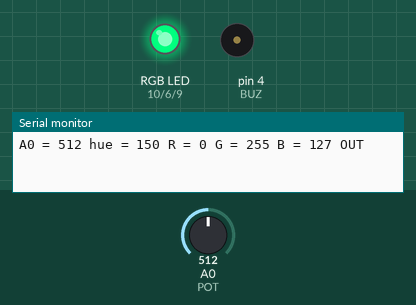
Recording of a sketch running on a simulated Arduino Uno, built with avr-gcc and run on an emulated ATmega328P. Shown: an RGB LED mixed from three pins (HIGH = lit), buzzer (waves = sounding, pin HIGH), the last lines printed to the serial monitor. Inputs (shaded band) come from the test bench; at power-on: A0 (POT) = 512.

Above: at 1.2 s.
1.3 s: A0 (POT) set to 716
At 1.7 s:
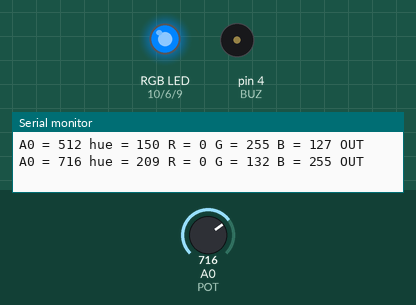
2.8 s: A0 (POT) set to 900
At 3.1 s:
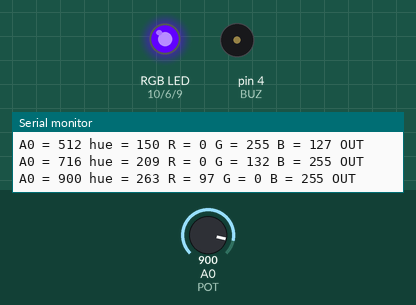
4.3 s: A0 (POT) set to 1023
At 5.5 s:
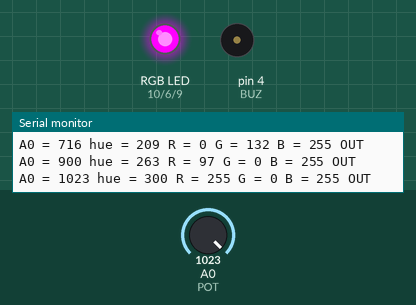
5.8 s: A0 (POT) set to 511
At 7.0 s:
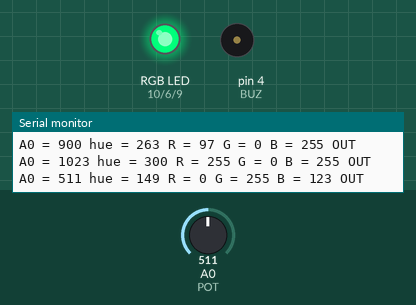
7.3 s: A0 (POT) set to 306
At 8.5 s:
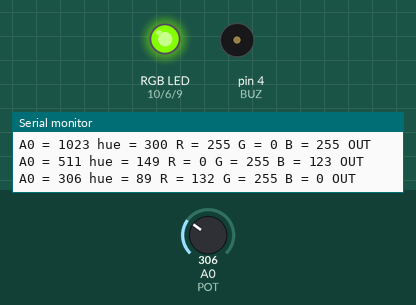
8.8 s: A0 (POT) set to 130
At 10.0 s:
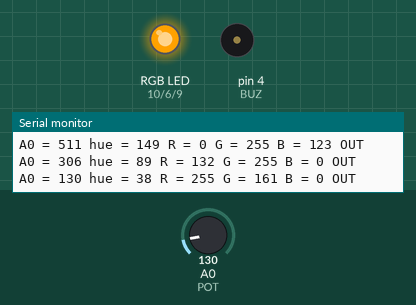
Timing chart, 0 to 11.3 s (numbered marks = the images above; inputs shaded):
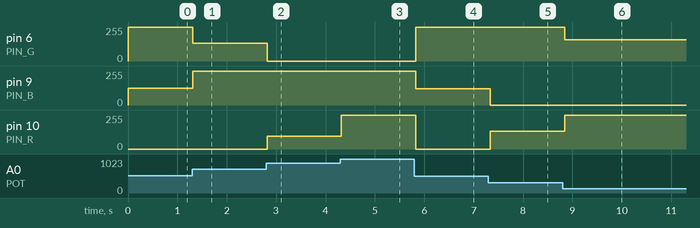

The sketch:

sketch.ino
```cpp
// ЛР №5. Потенціометр, RGB-світлодіод і піезо
const int POT = A0;
const int PIN_R = 10;
const int PIN_G = 6;
const int PIN_B = 9;
const int BUZ = 4;

const int HUE_MIN = 100;  // цільовий діапазон відтінку,
const int HUE_MAX = 140;  // градуси (зелений)
const int TONE_HZ = 1000;

bool wasInside = false;   // стан у минулому циклі
int lastVal = -1;

// Відтінок 0...359 у канали 0...255 (S = V = 1)
void hueToRgb(int hue, int &r, int &g, int &b) {
  int rise = (hue % 60) * 255 / 60;  // канал, що зростає
  int fall = 255 - rise;             // канал, що спадає
  switch (hue / 60) {                // сектор по 60 градусів
    case 0: r = 255;  g = rise; b = 0;    break;
    case 1: r = fall; g = 255;  b = 0;    break;
    case 2: r = 0;    g = 255;  b = rise; break;
    case 3: r = 0;    g = fall; b = 255;  break;
    case 4: r = rise; g = 0;    b = 255;  break;
    default: r = 255; g = 0;    b = fall; break;
  }
}

void setup() {
  pinMode(PIN_R, OUTPUT);
  pinMode(PIN_G, OUTPUT);
  pinMode(PIN_B, OUTPUT);
  pinMode(BUZ, OUTPUT);
  Serial.begin(9600);
}

void loop() {
  int val = analogRead(POT);            // 0...1023
  int hue = map(val, 0, 1023, 0, 300);  // 0...300 градусів
  int r, g, b;
  hueToRgb(hue, r, g, b);
  analogWrite(PIN_R, r);
  analogWrite(PIN_G, g);
  analogWrite(PIN_B, b);

  bool inside = (hue >= HUE_MIN && hue <= HUE_MAX);
  if (inside != wasInside) {   // безперервний тон у діапазоні
    if (inside) {
      tone(BUZ, TONE_HZ);
    } else {
      noTone(BUZ);
    }
    wasInside = inside;
  }

  if (val != lastVal) {        // рядок у Serial при зміні val
    char line[48];
    sprintf(line, "A0 = %d hue = %d R = %d G = %d B = %d %s",
            val, hue, r, g, b, inside ? "IN" : "OUT");
    Serial.println(line);
    lastVal = val;
  }
  delay(50);
}
```

Measured:
- after the input at 1.3 s, pin 6 (PIN_G): 255/255 → 132/255 at once; pin 9 (PIN_B): 127/255 → 255/255 at once
- after the input at 2.8 s, pin 6 (PIN_G): 132/255 → 0/255 at once; pin 10 (PIN_R): 0/255 → 97/255 at once
- after the input at 4.3 s, pin 10 (PIN_R): 97/255 → 255/255 at once
- after the input at 5.8 s, pin 6 (PIN_G): 0/255 → 255/255 at once; pin 9 (PIN_B): 255/255 → 123/255 at once; pin 10 (PIN_R): 255/255 → 0/255 at once
- after the input at 7.3 s, pin 9 (PIN_B): 123/255 → 0/255 at once; pin 10 (PIN_R): 0/255 → 132/255 at once
- after the input at 8.8 s, pin 6 (PIN_G): 255/255 → 161/255 after 0.05 s; pin 10 (PIN_R): 132/255 → 255/255 after 0.05 s
